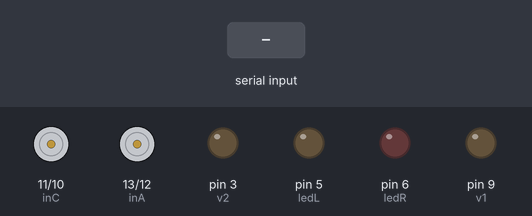
Bench run of a sketch on a simulated Arduino Uno, built with avr-gcc and run on an emulated ATmega328P. On the bench: motor-driver pin pairs drawn as motors (green arrow = first pin HIGH = forward, orange = second pin HIGH = backward, longer = more drive), output pins drawn as LEDs (lit = HIGH). Dashed ring = blinking. The inputs (shaded band) are chosen by the test bench.

Above: at 1.2 s.
1.3 s: "L" received over Serial
At 1.55 s:
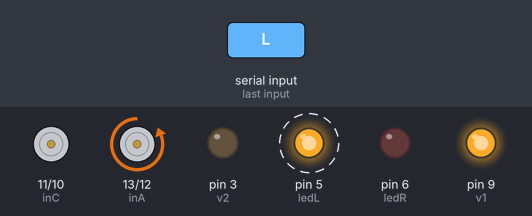
4.3 s: "F" received over Serial
At 5.4 s:
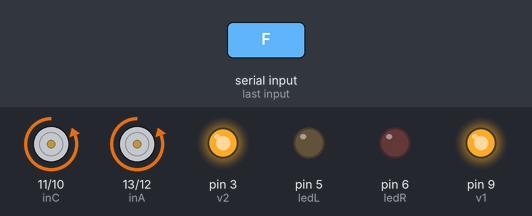
5.8 s: "B" received over Serial
At 6.6 s:
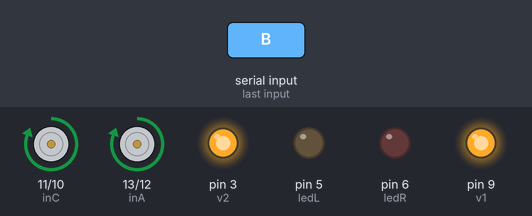
7.3 s: "R" received over Serial
At 7.55 s:
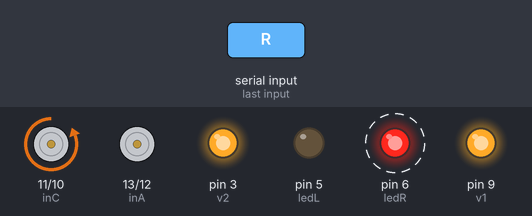
10.3 s: "G" received over Serial
At 10.55 s:
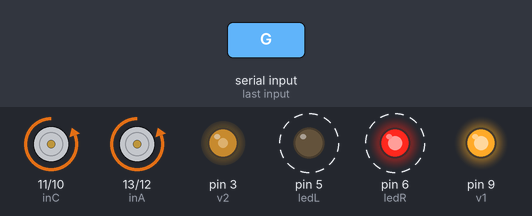
13.3 s: "I" received over Serial
At 13.55 s:
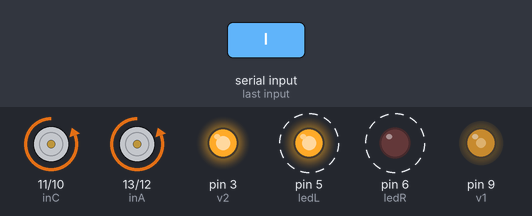
Timing chart, 0 to 17.3 s (numbered marks = the images above; inputs shaded):
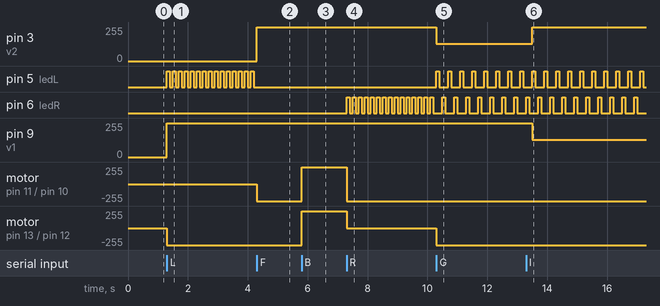

The sketch:

ControlRobotbyBluetooth.ino
```cpp
int inA=13;
int inB=12;
int inC=11;
int inD=10;
int ledR=6;
int ledL=5;
int v1=9;
int v2=3;
int s1=255;
int s2=130;
int signL=0;
int signR=0;
char c;


void setup() {
  // put your setup code here, to run once:
pinMode(inA, OUTPUT);
pinMode(inB, OUTPUT);
pinMode(inC, OUTPUT);
pinMode(inD, OUTPUT);
pinMode(v1, OUTPUT);
pinMode(v2, OUTPUT);
Serial.begin(9600);
pinMode(LED_BUILTIN, OUTPUT);
pinMode(ledR, OUTPUT);
pinMode(ledL, OUTPUT);
}

void loop() {
  // put your main code here, to run repeatedly:
if(Serial.available()>0)
{
  c=Serial.read();
  switch(c)
  {
    case 'F':
    runmotor(1,1,s1);
    runmotor(2,1,s1);
    signL=0;
    signR=0;
    break;
    case 'B':
    runmotor(1,-1,s1);
    runmotor(2,-1,s1);
    signL=0;
    signR=0;
    break;
    case 'L':
    runmotor(1,1,s1);
    runmotor(2,0,s1);
    signL=1;
    break;
    case 'R':
    runmotor(1,0,s1);
    runmotor(2,1,s1);
    signR=1;
    break;
    case 'G':
    runmotor(1,1,s1);
    runmotor(2,1,s2);
    signL=1;
    break;
    case 'I':
    runmotor(1,1,s2);
    runmotor(2,1,s1);
    signR=1;
    break;
    case 'H':
    runmotor(1,-1,s1);
    runmotor(2,-1,s2);
    signL=1;
    break;
    case 'J':
    runmotor(1,-1,s2);
    runmotor(2,-1,s1);
    signR=1;
    break;
    default:
    runmotor(1,0,s1);
    runmotor(2,0,s1);
    signL=0;
    signR=0;
  }
  }
  if(signL==1)
  {
    digitalWrite(ledL, HIGH);
    delay(100);
    digitalWrite(ledL, LOW);
    delay(100);
  }
if(signR==1)
{
digitalWrite(ledR, HIGH);
    delay(100);
    digitalWrite(ledR, LOW);
    delay(100);

}
  }


void runmotor(int a,int b, int c)
{
  if(a==1&&b==1)
  {
    digitalWrite(inB,HIGH);
    digitalWrite(inA,LOW);
    analogWrite(v1,c);
  }
    if(a==2&&b==1)
  {
    digitalWrite(inD,HIGH);
    digitalWrite(inC,LOW);
    analogWrite(v2,c);

  }
    if(a==1&&b==-1)
  {
    digitalWrite(inB,LOW);
    digitalWrite(inA,HIGH);
    analogWrite(v1,c);
  }
      if(a==2&&b==-1)
  {
    digitalWrite(inD,LOW);
    digitalWrite(inC,HIGH);
    analogWrite(v2,c);
  }
      if(a==1&&b==0)
  {
    digitalWrite(inA, LOW);
    digitalWrite(inB, LOW);
  }
        if(a==2&&b==0)
  {
    digitalWrite(inC, LOW);
    digitalWrite(inD, LOW);
  }
 }
```

Measured:
- after the input at 1.3 s, pin 5 (ledL): alternates HIGH for 0.10 s and LOW for 0.10 s, starting at once; pin 9 (v1): 0/255 → 255/255 at once; motor on pin 13 (inA) / pin 12 (inB): stopped → backward 255/255 at once
- after the input at 4.3 s, pin 3 (v2): 0/255 → 255/255 at once; pin 5 (ledL): stops changing and stays LOW; motor on pin 11 (inC) / pin 10 (inD): stopped → backward 255/255 at once
- after the input at 5.8 s, motor on pin 11 (inC) / pin 10 (inD), motor on pin 13 (inA) / pin 12 (inB): backward 255/255 → forward 255/255 at once
- after the input at 7.3 s, pin 6 (ledR): alternates HIGH for 0.10 s and LOW for 0.10 s, starting at once; motor on pin 11 (inC) / pin 10 (inD): forward 255/255 → backward 255/255 at once; motor on pin 13 (inA) / pin 12 (inB): forward 255/255 → stopped at once
- after the input at 10.3 s, pin 3 (v2): 255/255 → 130/255 at once; pin 5 (ledL): alternates HIGH for 0.10 s and LOW for 0.30 s, starting at once; pin 6 (ledR): alternates HIGH for 0.10 s and LOW for 0.30 s, starting after 0.20 s; motor on pin 13 (inA) / pin 12 (inB): stopped → backward 255/255 at once
- after the input at 13.3 s, pin 3 (v2): 130/255 → 255/255 after 0.20 s; pin 9 (v1): 255/255 → 130/255 after 0.20 s
